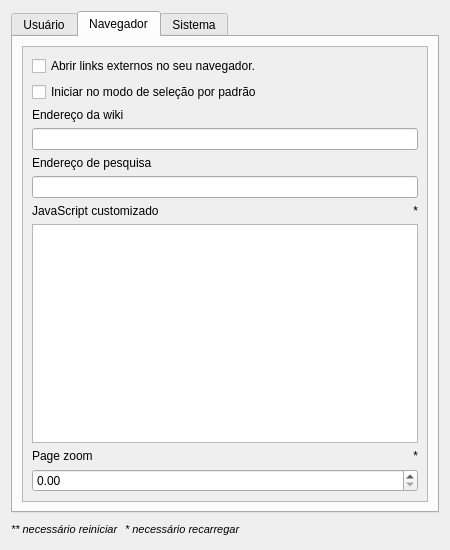
<?xml version="1.0" encoding="UTF-8"?>
<ui version="4.0">
 <class>Dialog</class>
 <widget class="QDialog" name="Dialog">
  <property name="geometry">
   <rect>
    <x>0</x>
    <y>0</y>
    <width>450</width>
    <height>550</height>
   </rect>
  </property>
  <property name="sizePolicy">
   <sizepolicy hsizetype="Minimum" vsizetype="Minimum">
    <horstretch>0</horstretch>
    <verstretch>0</verstretch>
   </sizepolicy>
  </property>
  <property name="windowTitle">
   <string>Configurações</string>
  </property>
  <property name="windowIcon">
   <iconset theme="QIcon::ThemeIcon::FolderOpen"/>
  </property>
  <property name="windowOpacity">
   <double>0.900000000000000</double>
  </property>
  <layout class="QVBoxLayout" name="verticalLayout">
   <item>
    <widget class="QTabWidget" name="tabWiki">
     <property name="currentIndex">
      <number>1</number>
     </property>
     <widget class="QWidget" name="tabUser">
      <attribute name="title">
       <string>Usuário</string>
      </attribute>
      <layout class="QVBoxLayout" name="verticalLayout_5">
       <item>
        <widget class="QScrollArea" name="saTabUser">
         <property name="widgetResizable">
          <bool>true</bool>
         </property>
         <widget class="QWidget" name="scrollAreaWidgetContents_2">
          <property name="geometry">
           <rect>
            <x>0</x>
            <y>0</y>
            <width>408</width>
            <height>452</height>
           </rect>
          </property>
          <layout class="QVBoxLayout" name="verticalLayout_9">
           <item>
            <layout class="QHBoxLayout" name="layoutLbKeyCombosLabel">
             <item>
              <widget class="QLabel" name="lbKeyCombos">
               <property name="text">
                <string>Atalhos do teclado</string>
               </property>
              </widget>
             </item>
             <item>
              <widget class="QLabel" name="labelLbKeyCombosIndicator">
               <property name="accessibleDescription">
                <string>É necessário reiniciar.</string>
               </property>
               <property name="text">
                <string>**</string>
               </property>
               <property name="alignment">
                <set>Qt::AlignmentFlag::AlignRight|Qt::AlignmentFlag::AlignTrailing|Qt::AlignmentFlag::AlignVCenter</set>
               </property>
              </widget>
             </item>
            </layout>
           </item>
           <item>
            <layout class="QHBoxLayout" name="layoutKeyCombos">
             <item>
              <widget class="QTableWidget" name="twKeyCombos">
               <property name="enabled">
                <bool>true</bool>
               </property>
               <property name="sizePolicy">
                <sizepolicy hsizetype="Expanding" vsizetype="Expanding">
                 <horstretch>0</horstretch>
                 <verstretch>0</verstretch>
                </sizepolicy>
               </property>
               <property name="accessibleDescription">
                <string>Lista de atalhos definidos.</string>
               </property>
               <property name="frameShape">
                <enum>QFrame::Shape::Box</enum>
               </property>
               <property name="frameShadow">
                <enum>QFrame::Shadow::Raised</enum>
               </property>
               <property name="sizeAdjustPolicy">
                <enum>QAbstractScrollArea::SizeAdjustPolicy::AdjustIgnored</enum>
               </property>
               <property name="editTriggers">
                <set>QAbstractItemView::EditTrigger::NoEditTriggers</set>
               </property>
               <property name="selectionMode">
                <enum>QAbstractItemView::SelectionMode::NoSelection</enum>
               </property>
               <property name="selectionBehavior">
                <enum>QAbstractItemView::SelectionBehavior::SelectItems</enum>
               </property>
               <column>
                <property name="text">
                 <string>Nome</string>
                </property>
               </column>
               <column>
                <property name="text">
                 <string>Combinação</string>
                </property>
               </column>
               <column>
                <property name="text">
                 <string>Código</string>
                </property>
               </column>
              </widget>
             </item>
             <item>
              <layout class="QVBoxLayout" name="layoutKeyCombosButtons">
               <item>
                <widget class="QPushButton" name="pbKeyCombosAdd">
                 <property name="sizePolicy">
                  <sizepolicy hsizetype="Minimum" vsizetype="Fixed">
                   <horstretch>0</horstretch>
                   <verstretch>0</verstretch>
                  </sizepolicy>
                 </property>
                 <property name="accessibleDescription">
                  <string>Adiciona um novo atalho.</string>
                 </property>
                 <property name="text">
                  <string>Adicionar</string>
                 </property>
                </widget>
               </item>
               <item>
                <widget class="QPushButton" name="pbKeyCombosDelete">
                 <property name="accessibleDescription">
                  <string>Deleta o atalho selecionado.</string>
                 </property>
                 <property name="text">
                  <string>Deletar</string>
                 </property>
                </widget>
               </item>
               <item>
                <widget class="QPushButton" name="pbKeyCombosEdit">
                 <property name="accessibleDescription">
                  <string>Edita o atalho selecionado</string>
                 </property>
                 <property name="text">
                  <string>Editar</string>
                 </property>
                </widget>
               </item>
               <item>
                <spacer name="verticalSpacer_2">
                 <property name="orientation">
                  <enum>Qt::Orientation::Vertical</enum>
                 </property>
                 <property name="sizeHint" stdset="0">
                  <size>
                   <width>20</width>
                   <height>40</height>
                  </size>
                 </property>
                </spacer>
               </item>
              </layout>
             </item>
            </layout>
           </item>
           <item>
            <layout class="QHBoxLayout" name="layoutLabelBookmark">
             <item>
              <widget class="QLabel" name="labelBookmarks">
               <property name="locale">
                <locale language="Portuguese" country="Brazil"/>
               </property>
               <property name="text">
                <string>Favoritos</string>
               </property>
              </widget>
             </item>
             <item>
              <widget class="QLabel" name="labelBookmarksIndicator">
               <property name="accessibleDescription">
                <string>É necessário reiniciar.</string>
               </property>
               <property name="text">
                <string>**</string>
               </property>
               <property name="alignment">
                <set>Qt::AlignmentFlag::AlignRight|Qt::AlignmentFlag::AlignTrailing|Qt::AlignmentFlag::AlignVCenter</set>
               </property>
              </widget>
             </item>
            </layout>
           </item>
           <item>
            <layout class="QHBoxLayout" name="layoutFavorites">
             <item>
              <widget class="QListWidget" name="lwFavorites">
               <property name="accessibleDescription">
                <string>Lista de favoritados.</string>
               </property>
               <property name="locale">
                <locale language="Portuguese" country="Brazil"/>
               </property>
              </widget>
             </item>
             <item>
              <layout class="QVBoxLayout" name="layoutFavoritesButtons">
               <item>
                <widget class="QPushButton" name="btnFavoritesAdd">
                 <property name="sizePolicy">
                  <sizepolicy hsizetype="Minimum" vsizetype="Fixed">
                   <horstretch>0</horstretch>
                   <verstretch>0</verstretch>
                  </sizepolicy>
                 </property>
                 <property name="accessibleDescription">
                  <string>Adiciona um favorito.</string>
                 </property>
                 <property name="locale">
                  <locale language="Portuguese" country="Brazil"/>
                 </property>
                 <property name="text">
                  <string>Adicionar</string>
                 </property>
                </widget>
               </item>
               <item>
                <widget class="QPushButton" name="btnFavoritesDelete">
                 <property name="sizePolicy">
                  <sizepolicy hsizetype="Minimum" vsizetype="Fixed">
                   <horstretch>0</horstretch>
                   <verstretch>0</verstretch>
                  </sizepolicy>
                 </property>
                 <property name="accessibleDescription">
                  <string>Deleta o favorito selecionado.</string>
                 </property>
                 <property name="locale">
                  <locale language="Portuguese" country="Brazil"/>
                 </property>
                 <property name="text">
                  <string>Deletar</string>
                 </property>
                </widget>
               </item>
               <item>
                <widget class="QPushButton" name="btnFavoritesEdit">
                 <property name="sizePolicy">
                  <sizepolicy hsizetype="Minimum" vsizetype="Fixed">
                   <horstretch>0</horstretch>
                   <verstretch>0</verstretch>
                  </sizepolicy>
                 </property>
                 <property name="accessibleDescription">
                  <string>Edita o favorito selecionado.</string>
                 </property>
                 <property name="locale">
                  <locale language="Portuguese" country="Brazil"/>
                 </property>
                 <property name="text">
                  <string>Editar</string>
                 </property>
                </widget>
               </item>
               <item>
                <spacer name="verticalSpacer">
                 <property name="orientation">
                  <enum>Qt::Orientation::Vertical</enum>
                 </property>
                 <property name="sizeHint" stdset="0">
                  <size>
                   <width>20</width>
                   <height>40</height>
                  </size>
                 </property>
                </spacer>
               </item>
              </layout>
             </item>
            </layout>
           </item>
          </layout>
         </widget>
        </widget>
       </item>
      </layout>
     </widget>
     <widget class="QWidget" name="tabBrowser">
      <attribute name="title">
       <string>Navegador</string>
      </attribute>
      <layout class="QVBoxLayout" name="verticalLayout_3">
       <item>
        <widget class="QScrollArea" name="saBrowser">
         <property name="widgetResizable">
          <bool>true</bool>
         </property>
         <widget class="QWidget" name="scrollAreaWidgetContents">
          <property name="geometry">
           <rect>
            <x>0</x>
            <y>0</y>
            <width>408</width>
            <height>452</height>
           </rect>
          </property>
          <layout class="QVBoxLayout" name="verticalLayout_8">
           <item>
            <widget class="QCheckBox" name="checkExternalLinks">
             <property name="locale">
              <locale language="Portuguese" country="Brazil"/>
             </property>
             <property name="text">
              <string>Abrir links externos no seu navegador.</string>
             </property>
            </widget>
           </item>
           <item>
            <widget class="QCheckBox" name="checkSelectionMode">
             <property name="text">
              <string>Iniciar no modo de seleção por padrão</string>
             </property>
            </widget>
           </item>
           <item>
            <widget class="QLabel" name="labelWikiAddress">
             <property name="locale">
              <locale language="Portuguese" country="Brazil"/>
             </property>
             <property name="text">
              <string>Endereço da wiki</string>
             </property>
            </widget>
           </item>
           <item>
            <widget class="QLineEdit" name="leWikiAddress">
             <property name="locale">
              <locale language="Portuguese" country="Brazil"/>
             </property>
            </widget>
           </item>
           <item>
            <widget class="QLabel" name="lbSearchAddress">
             <property name="text">
              <string>Endereço de pesquisa</string>
             </property>
            </widget>
           </item>
           <item>
            <widget class="QLineEdit" name="leSearchAddress"/>
           </item>
           <item>
            <layout class="QHBoxLayout" name="layoutLabelCustomJS">
             <item>
              <widget class="QLabel" name="labelCustomJS">
               <property name="text">
                <string>JavaScript customizado</string>
               </property>
              </widget>
             </item>
             <item>
              <widget class="QLabel" name="labelIndicatorCustomJS">
               <property name="accessibleDescription">
                <string>É necessário recarregar.</string>
               </property>
               <property name="text">
                <string>*</string>
               </property>
               <property name="alignment">
                <set>Qt::AlignmentFlag::AlignRight|Qt::AlignmentFlag::AlignTrailing|Qt::AlignmentFlag::AlignVCenter</set>
               </property>
              </widget>
             </item>
            </layout>
           </item>
           <item>
            <widget class="QPlainTextEdit" name="pteCustomJS"/>
           </item>
           <item>
            <layout class="QHBoxLayout" name="layoutLabelZoom">
             <item>
              <widget class="QLabel" name="labelZoom">
               <property name="text">
                <string>Page zoom</string>
               </property>
              </widget>
             </item>
             <item>
              <widget class="QLabel" name="labelIndicatorZoom">
               <property name="accessibleDescription">
                <string>É necessário recarregar.</string>
               </property>
               <property name="text">
                <string>*</string>
               </property>
               <property name="alignment">
                <set>Qt::AlignmentFlag::AlignRight|Qt::AlignmentFlag::AlignTrailing|Qt::AlignmentFlag::AlignVCenter</set>
               </property>
              </widget>
             </item>
            </layout>
           </item>
           <item>
            <widget class="QDoubleSpinBox" name="dsZoomFactor">
             <property name="minimum">
              <double>0.000000000000000</double>
             </property>
             <property name="maximum">
              <double>5.000000000000000</double>
             </property>
             <property name="singleStep">
              <double>0.200000000000000</double>
             </property>
            </widget>
           </item>
          </layout>
         </widget>
        </widget>
       </item>
      </layout>
     </widget>
     <widget class="QWidget" name="tabSystem">
      <attribute name="title">
       <string>Sistema</string>
      </attribute>
      <layout class="QVBoxLayout" name="verticalLayout_7">
       <item>
        <widget class="QScrollArea" name="saSystem">
         <property name="widgetResizable">
          <bool>true</bool>
         </property>
         <widget class="QWidget" name="scrollAreaWidgetContents_3">
          <property name="geometry">
           <rect>
            <x>0</x>
            <y>0</y>
            <width>408</width>
            <height>452</height>
           </rect>
          </property>
          <layout class="QVBoxLayout" name="verticalLayout_10">
           <item>
            <layout class="QVBoxLayout" name="verticalLayout_6">
             <item>
              <layout class="QHBoxLayout" name="horizontalLayout">
               <item>
                <widget class="QCheckBox" name="checkHistory">
                 <property name="text">
                  <string>Salvar histórico de navegação.</string>
                 </property>
                </widget>
               </item>
               <item>
                <spacer name="horizontalSpacer_2">
                 <property name="orientation">
                  <enum>Qt::Orientation::Horizontal</enum>
                 </property>
                 <property name="sizeHint" stdset="0">
                  <size>
                   <width>40</width>
                   <height>20</height>
                  </size>
                 </property>
                </spacer>
               </item>
               <item>
                <widget class="QPushButton" name="pbClearHistory">
                 <property name="text">
                  <string>Limpar histórico</string>
                 </property>
                </widget>
               </item>
              </layout>
             </item>
             <item>
              <widget class="QLabel" name="labelHistoryEntries">
               <property name="text">
                <string>Tamanho do histórico (em páginas):</string>
               </property>
              </widget>
             </item>
             <item>
              <widget class="QSpinBox" name="sbHistoryEntries"/>
             </item>
             <item>
              <widget class="QCheckBox" name="cbLastPage">
               <property name="text">
                <string>Continuar de onde você parou.</string>
               </property>
              </widget>
             </item>
             <item>
              <widget class="QLabel" name="labelLanguage">
               <property name="locale">
                <locale language="Portuguese" country="Brazil"/>
               </property>
               <property name="text">
                <string>Idioma</string>
               </property>
              </widget>
             </item>
             <item>
              <widget class="QComboBox" name="cbLanguage">
               <property name="locale">
                <locale language="Portuguese" country="Brazil"/>
               </property>
              </widget>
             </item>
             <item>
              <spacer name="spacerSaSystem">
               <property name="orientation">
                <enum>Qt::Orientation::Vertical</enum>
               </property>
               <property name="sizeHint" stdset="0">
                <size>
                 <width>20</width>
                 <height>40</height>
                </size>
               </property>
              </spacer>
             </item>
             <item>
              <layout class="QHBoxLayout" name="layoutUpdater">
               <item>
                <widget class="QLabel" name="lbVersion">
                 <property name="text">
                  <string/>
                 </property>
                </widget>
               </item>
               <item>
                <spacer name="horizontalSpacer">
                 <property name="orientation">
                  <enum>Qt::Orientation::Horizontal</enum>
                 </property>
                 <property name="sizeHint" stdset="0">
                  <size>
                   <width>40</width>
                   <height>20</height>
                  </size>
                 </property>
                </spacer>
               </item>
               <item>
                <widget class="QPushButton" name="btnUpdater">
                 <property name="text">
                  <string>Atualizações</string>
                 </property>
                </widget>
               </item>
              </layout>
             </item>
            </layout>
           </item>
          </layout>
         </widget>
        </widget>
       </item>
      </layout>
     </widget>
    </widget>
   </item>
   <item>
    <layout class="QHBoxLayout" name="layoutCaptions">
     <item>
      <widget class="QLabel" name="captionRestart">
       <property name="font">
        <font>
         <pointsize>8</pointsize>
         <italic>true</italic>
        </font>
       </property>
       <property name="text">
        <string>** necessário reiniciar</string>
       </property>
      </widget>
     </item>
     <item>
      <widget class="QLabel" name="captionReload">
       <property name="font">
        <font>
         <pointsize>8</pointsize>
         <italic>true</italic>
         <underline>false</underline>
        </font>
       </property>
       <property name="text">
        <string>* necessário recarregar</string>
       </property>
      </widget>
     </item>
     <item>
      <spacer name="spacerCaptions">
       <property name="orientation">
        <enum>Qt::Orientation::Horizontal</enum>
       </property>
       <property name="sizeHint" stdset="0">
        <size>
         <width>40</width>
         <height>20</height>
        </size>
       </property>
      </spacer>
     </item>
    </layout>
   </item>
  </layout>
 </widget>
 <resources/>
 <connections/>
</ui>
